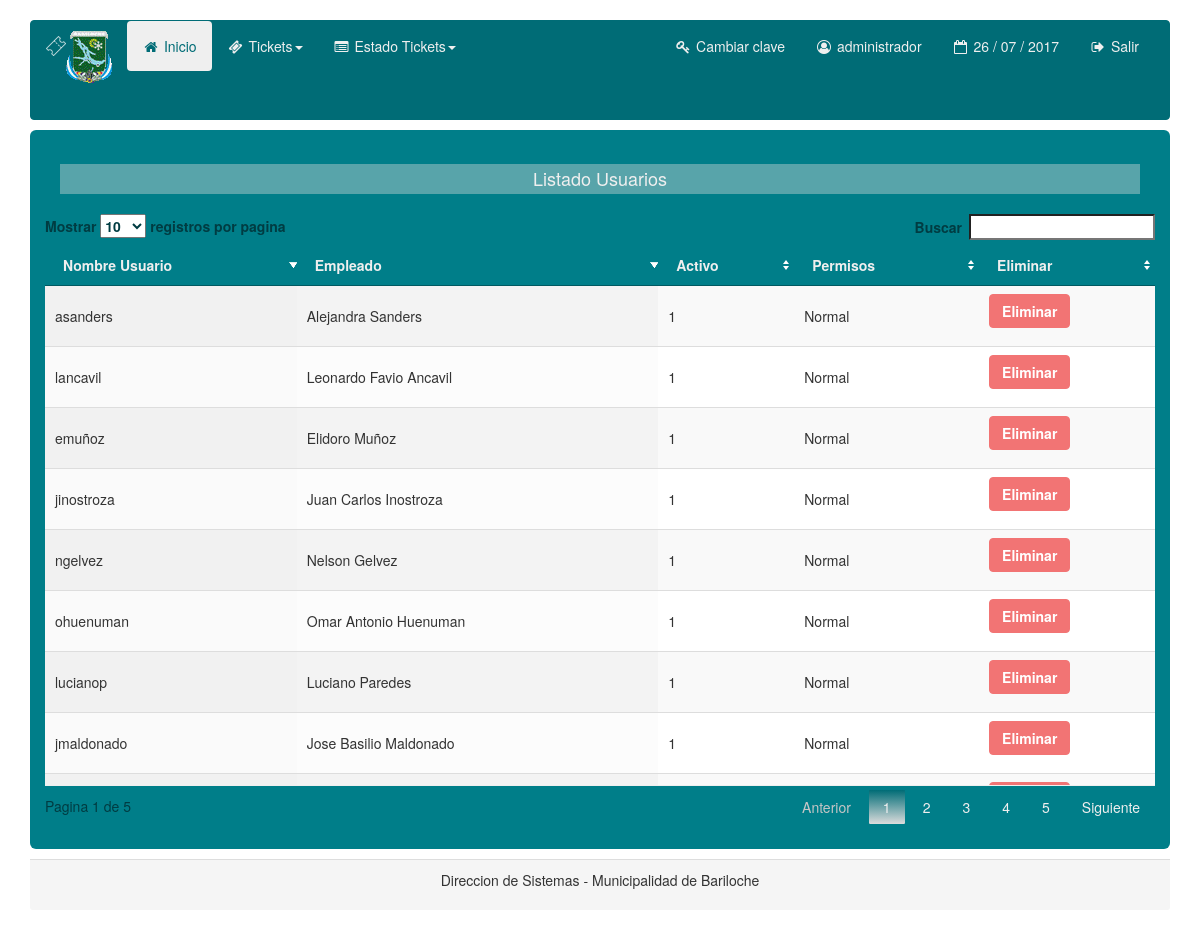
The page /TicketWeb/usuarios.php (signed in) on the database its author committed.
### tables this page shows
CREATE TABLE `usuarios` (
  `id_usuario` int(11) NOT NULL,
  `nombre_usuario` varchar(15) NOT NULL,
  `contrasenia` varchar(36) DEFAULT NULL,
  `fk_empleado` int(11) NOT NULL,
  `activo` tinyint(1) NOT NULL,
  `fk_rol` int(11) NOT NULL,
  `id_extreme` varchar(180) DEFAULT NULL
);

### TicketWeb/usuarios.php (the view, shortened to what this page needs)
<?php
include('inc/config.php');
$link = mysqli_connect ($dbhost, $dbusername, $dbuserpass);
mysqli_select_db($link,$dbname) or die('No se puede seleccionar la base de datos');
$query = mysqli_query($link,"SELECT id_usuario,nombre_usuario, activo, fk_rol, CONCAT( nombre,  ' ', apellido ) AS empleado FROM usuarios u JOIN empleados e ON u.fk_empleado = e.id_empleado") or die(mysql_error());
?>
<!DOCTYPE html>
<html lang="en">
  <head>
    <link href="css/bootstrap.min.css" rel="stylesheet">
    <link href="css/bootstrap.css" rel="stylesheet">
		<link href="css/jquery.dataTables.min.css" rel="stylesheet">
  </head>
  <body>
    <div class="container">
    <br>
      <?php include('inc/menu.php'); ?>
      <div class="jumbotron">
			<h4 class="text-center bg-info">Listado Usuarios</h4>
		<div class="row">
              <table id ="example" class="display" cellspacing="0" width="100%">
                	<thead>
                    	<th> Nombre Usuario </th>
                      <th> Empleado </th>
                      <th> Activo </th>
                      <th> Permisos </th>
                      <?php if($_SESSION["permiso"] == 1){?> <th> Eliminar </th> <?php }?>
                    </thead>
                    <tbody>
                    	<?php while($usuario = mysqli_fetch_array($query)){ ?>
							<?php if($usuario['fk_rol'] == 1){ ?>
							<tr class="success">
								<td> <?php echo $usuario['nombre_usuario']; ?> </td>
								<td> <?php echo $usuario['empleado']; ?> </td>
								<td> <?php echo $usuario['activo']; ?> </td>
								<td> <?php if($usuario['fk_rol'] == 1){ echo "Administrador";}else{ echo "Normal";} ?> </td>
								 <?php if($_SESSION["permiso"] == 1){?>
								<td>  <a href="eliminar.php?id=<?php echo $usuario['id_usuario'];?>&tipo=usuario " role="button"  class="btn btn-primary btn-danger"> Eliminar </a></td>
								<?php }?>
							</tr>
							<?php }else{ ?>
							<tr class="info">
							  <td> <?php echo $usuario['nombre_usuario']; ?> </td>
							  <td> <?php echo $usuario['empleado']; ?> </td>
								<td> <?php echo $usuario['activo']; ?> </td>
							  <td> <?php if($usuario['fk_rol'] == 1){ echo "Administrador";}else{ echo "Normal";} ?> </td>
							   <?php if($_SESSION["permiso"] == 1){?>
							  <td>  <a href="eliminar.php?id=<?php echo $usuario['id_usuario'];?>&tipo=usuario " role="button"  class="btn btn-primary btn-danger"> Eliminar </a></td>
								<?php }?>
							</tr>
							<?php } ?>
                        <?php } ?>
                    </tbody>
				</table>
		</div>
  </div>
      <div class="panel-footer">
			<p class="text-center">Direccion de Sistemas - Municipalidad de Bariloche</p>
		</div>
    </div>
</html>

### TicketWeb/inc/menu.php (shortened to what this page needs)
<link href="css/font-awesome.css" rel="stylesheet">
<link href="css/font-awesome.min.css" rel="stylesheet">
<link href="css/bootstrap.css" rel="stylesheet">
<div class="navbar navbar-default" role="navigation">
	<div class="container-fluid">
	  <div class="navbar-header">
			<a class="navbar-brand" href="#"><p><img src="images/escudobrc.gif" alt="Municipalidad Bariloche" align="middle" style="margin:0px 0px 0px 20px"></p></a>
	  </div>
	  <div class="navbar-collapse collapse">
	  <ul class="nav navbar-nav">
			<li class="active"><a href="inicio.php"><i class="fa fa-home fa-fw"></i> Inicio</a></li>
			<li class="dropdown">
				<a class="dropdown-toggle" data-toggle="dropdown" href="#"><i class="fa fa-ticket fa-fw"></i> Tickets<span class="caret"></span></a>
			</li>
			<li class="dropdown">
				<a class="dropdown-toggle" data-toggle="dropdown" href="#"><i class="fa fa-list-alt fa-fw"></i> Estado Tickets<span class="caret"></span></a>
			</li>
	  </ul>
	  <ul class="nav navbar-nav navbar-right">
			<li><a href="form_cambiar_clave.php"><i class="fa fa-key fa-fw"></i> Cambiar clave </a></li>
			<li><a><i class="fa fa-user-circle-o fa-fw"></i> <?php echo $_SESSION['s_nombre_usuario']; ?> </a></li>
			<li><a><i class="fa fa-calendar-o fa-fw"></i>
			<?php
			echo date("d / m / Y");
			?></a></li>
			<li><a href="inc/cerrar.php"><i class="fa fa-sign-out fa-fw"></i> Salir</a></li>
	  </ul>
	  </div>
	</div>
</div>

### rows shown on the page
usuarios: nombre_usuario "jmaldonado", empleado "Jose Basilio Maldonado", activo "1", shows "Normal"
usuarios: nombre_usuario "lucianop", empleado "Luciano Paredes", activo "1", shows "Normal"
usuarios: nombre_usuario "ohuenuman", empleado "Omar Antonio Huenuman", activo "1", shows "Normal"
usuarios: nombre_usuario "ngelvez", empleado "Nelson Gelvez", activo "1", shows "Normal"
usuarios: nombre_usuario "jinostroza", empleado "Juan Carlos Inostroza", activo "1", shows "Normal"
usuarios: nombre_usuario "emuñoz", empleado "Elidoro Muñoz", activo "1", shows "Normal"
usuarios: nombre_usuario "lancavil", empleado "Leonardo Favio Ancavil", activo "1", shows "Normal"
usuarios: nombre_usuario "asanders", empleado "Alejandra Sanders", activo "1", shows "Normal"

### other values the page prints
$_SESSION['s_nombre_usuario'] "administrador"
